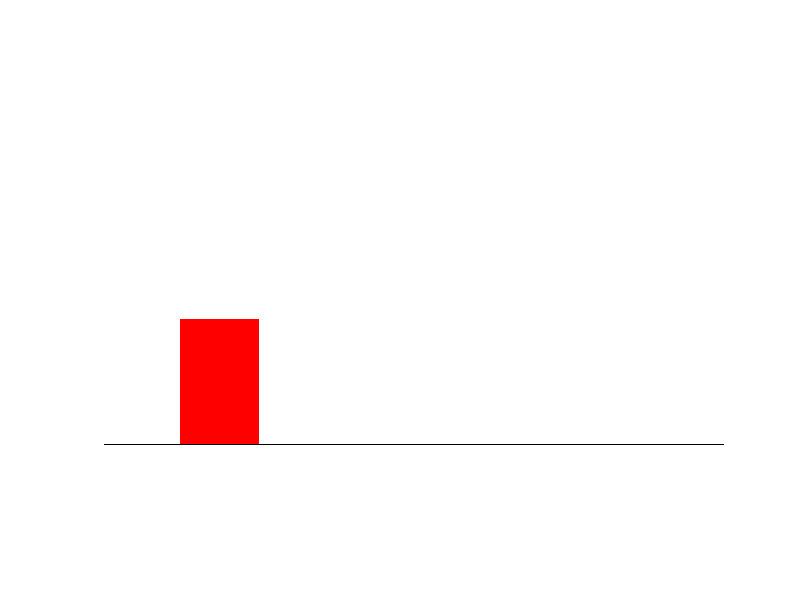

This figure's MATLAB source:
i1(1:200,1:400,1:3)=255;
i1=uint8(i1);
i2=i1;
for i=50:100
for j=120:200
i1(j,i,1)=255;
i1(j,i,2)=0;
i1(j,i,3)=0;
end
end
imshow(i1)